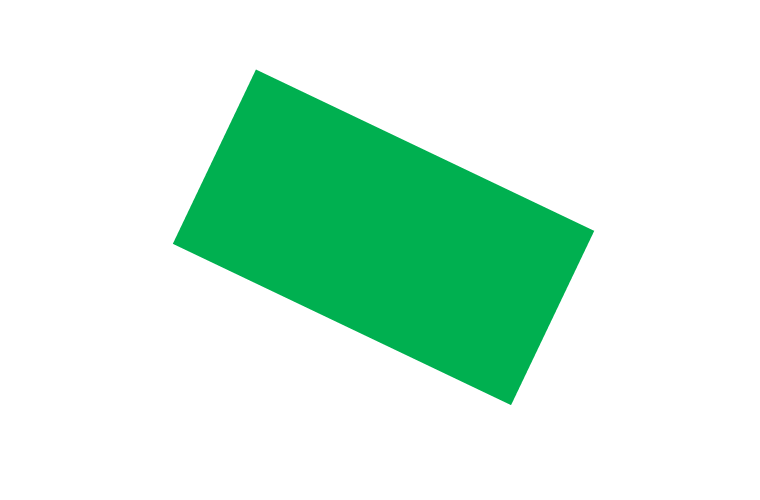
#> input picture dataset/rectangle.png, 760 x 500 px, found by its file name
$ python 62011178_code10.py
#> lines starting #> are read from the running program, lines starting #| are printed output that depends on the picture
import cv2
import numpy as np

img = cv2.imread("dataset/rectangle.png")
#> img is the input picture: shape (500, 760, 3); mean B, G, R 221.7, 240, 206.4
print(img.shape)
#| (500, 760, 3)

rows,cols,ch = img.shape
#> rows = 500; cols = 760; ch = 3

#point1     p1(257,72)  p2(594,230) p3(174,243)
#point2     p1(192,141) p2(566,141) p3(192,334) this is target position

pts1 = np.float32([[257,72],[594,230],[174,243]])
pts2 = np.float32([[192,141],[566,141],[192,334]])

M = cv2.getAffineTransform(pts1,pts2)
print(M)
res = cv2.warpAffine(img,M,(cols,rows))
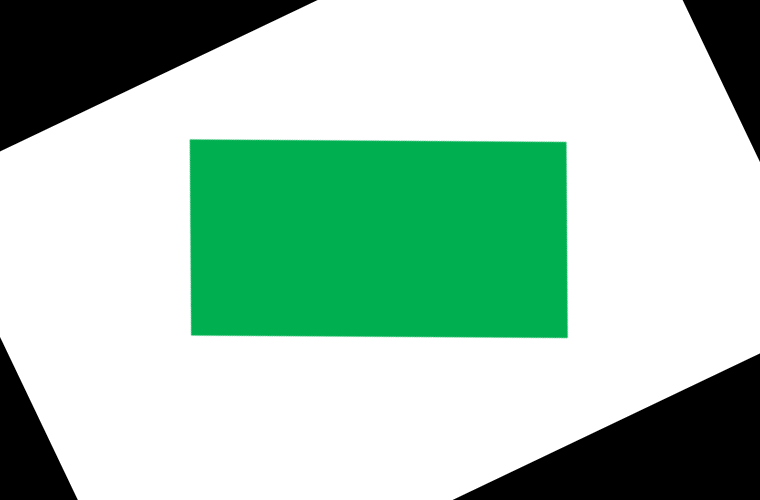
#> res: shape (500, 760, 3); mean B, G, R 181.3, 199.9, 165.7

cv2.imshow("original",img)
cv2.imshow("result",res)
cv2.waitKey(0)
cv2.destroyAllWindows()

$ run again, with dataset/checkerboard.png copied over dataset/rectangle.png
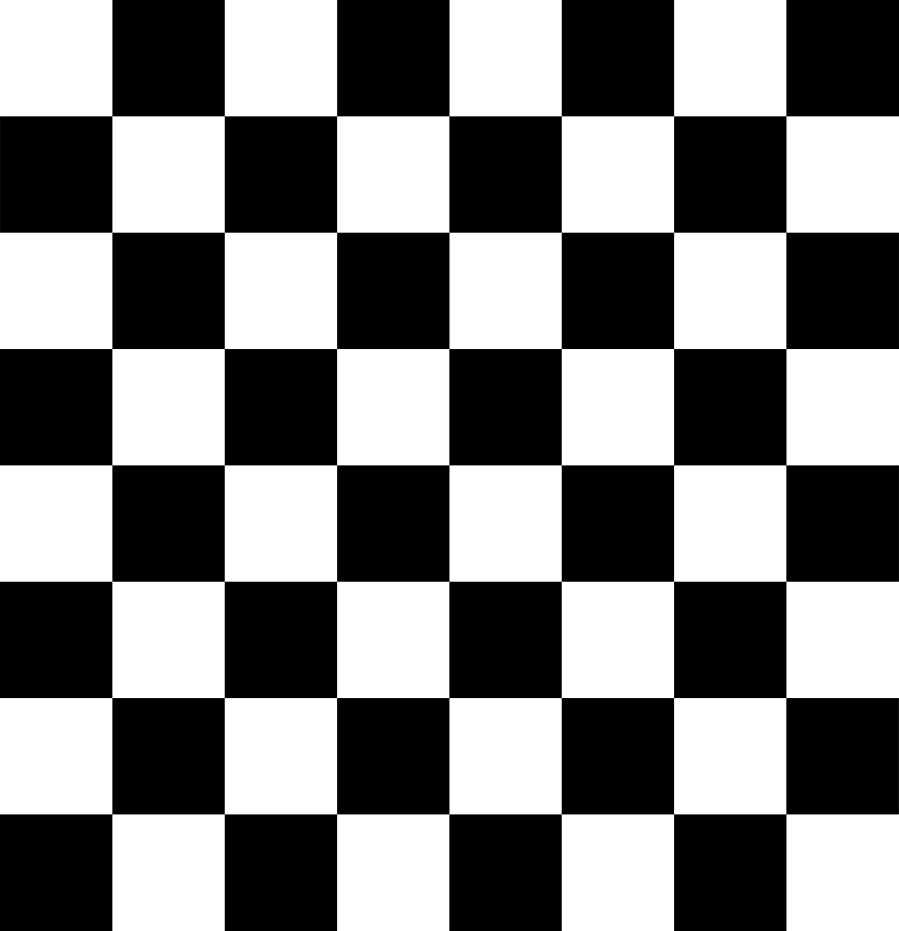
#> input picture dataset/checkerboard.png, 3595 x 3723 px, found by its file name (shown at 1/4 size)
#> img is the input picture: shape (3723, 3595, 3); min 0, max 255, mean 127.5
#| (3723, 3595, 3)
#> `res = cv2.warpAffine(img,M,(cols,rows))`:
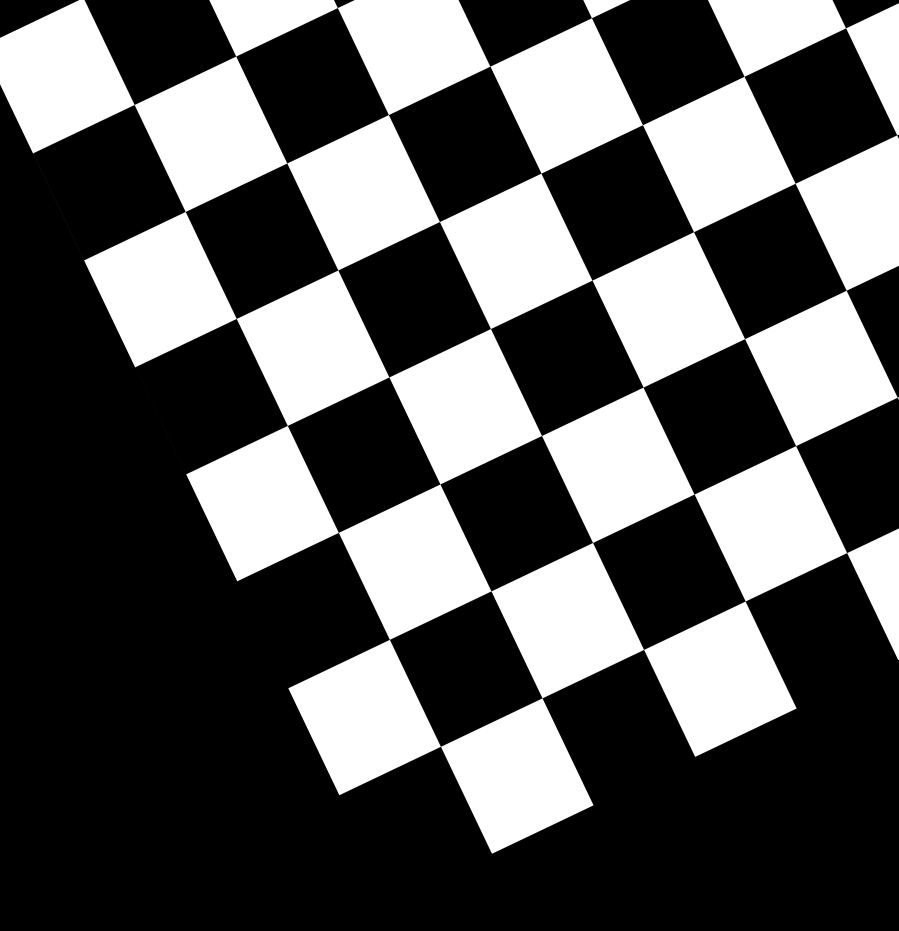
#> res: shape (3723, 3595, 3) (shown at 1/4 size); min 0, max 255, mean 89.1
